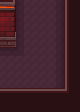

A 2D game scene composited from a Tiled map and its tileset images. What follows is a short description and the map's XML, with every tile layer's data as written:
An orthogonal 5x7 tile map with 16x16 px tiles, 3 tile layers (Back, Walls, Front).

<map version="1.10" tiledversion="1.10.2" orientation="orthogonal" renderorder="right-down" width="5" height="7" tilewidth="16" tileheight="16" infinite="0" nextlayerid="4" nextobjectid="1">
 <properties>
  <property name="PathfindingOffset" value="2 4" />
 </properties>
 <tileset firstgid="1" source="../../../Tilesets/forge_tileset.tsx" />
 <layer id="1" name="Back" width="5" height="7">
  <data encoding="csv">
0,202,203,204,0,
0,202,203,204,0,
0,202,203,204,0,
178,232,203,204,0,
203,203,203,204,0,
228,228,228,229,0,
0,0,0,0,0
</data>
 </layer>
 <layer id="2" name="Walls" width="5" height="7">
  <data encoding="csv">
104,0,0,0,51,
129,0,0,0,51,
154,0,0,0,51,
0,0,0,0,51,
0,0,0,0,51,
3,3,3,0,27,
28,28,28,28,28
</data>
 </layer>
 <layer id="3" name="Front" width="5" height="7">
  <data encoding="csv">
0,0,0,0,0,
0,0,0,0,0,
0,0,0,0,0,
0,0,0,0,0,
0,0,0,0,0,
0,0,0,3,0,
0,0,0,0,0
</data>
 </layer>
</map>
